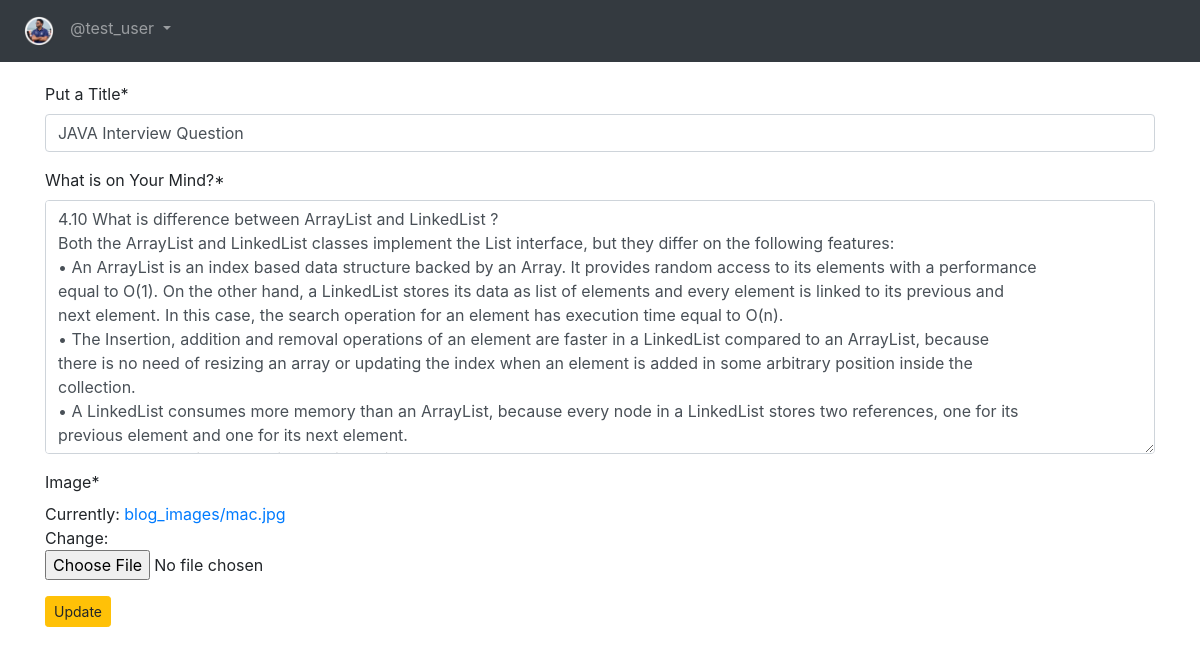
The app's page /blog/edit/5/ (signed in), older data.
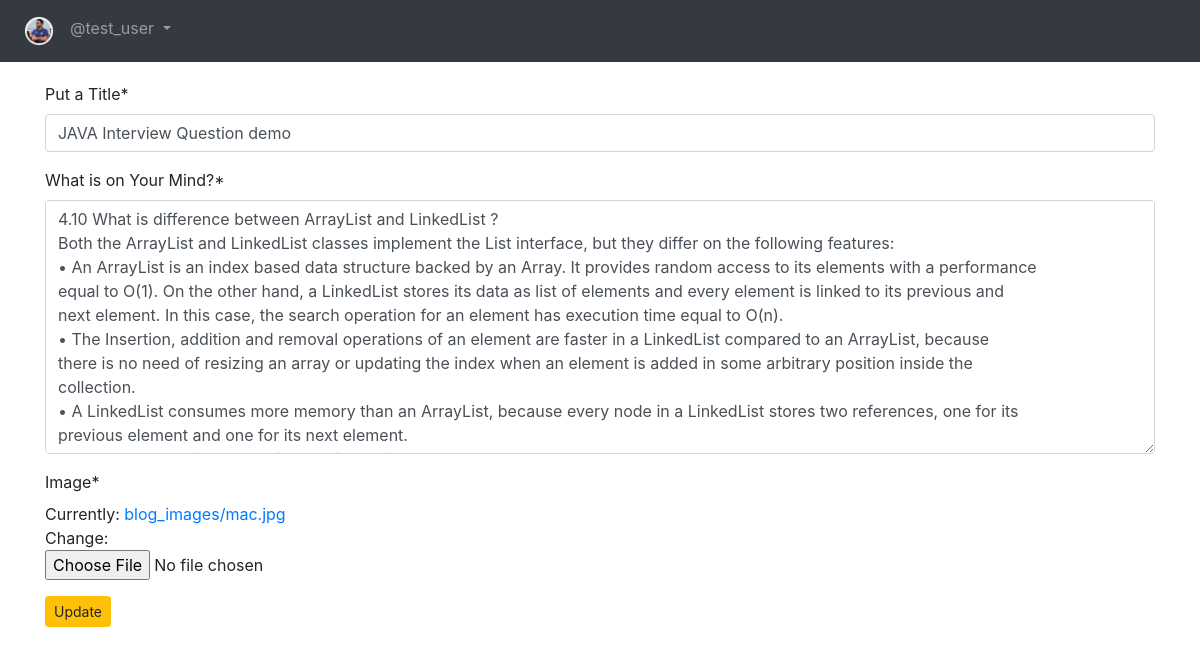
The same page, newer data.
### App_Blog/models.py (models this page shows, shortened)
class Blog(models.Model):
    author = models.ForeignKey(User, on_delete=models.CASCADE, related_name='post_author')
    blog_title = models.CharField(max_length=264, verbose_name="Put a Title")   # verbose = Label
    slug = models.SlugField(max_length=264, unique=True)
    blog_content = models.TextField(verbose_name="What is on Your Mind?")
    blog_image = models.ImageField(upload_to='blog_images', verbose_name="Image")
    publish_date = models.DateTimeField(auto_now_add=True)
    update_date = models.DateTimeField(auto_now=True)
    class Meta:
        ordering = ['-publish_date',]

### App_Blog/views.py (the view, shortened to what this page needs)
# urls.py: path('edit/<pk>/', views.UpdateBlog.as_view(), name='edit_blog'),
class UpdateBlog(LoginRequiredMixin, UpdateView):
    model = Blog
    fields = ('blog_title', 'blog_content', 'blog_image')
    template_name = 'App_Blog/edit_blog.html'

### templates/App_Blog/edit_blog.html (shortened to what this page needs)
{% extends 'base.html' %}
{% load crispy_forms_tags %}
{% block body_block %}
{% if blog.author == user %}
<form method="POST" enctype="multipart/form-data">
  {{form|crispy}}
  <button type="submit" name="button" class="btn btn-warning btn-sm">Update</button>
  {% else %}
  <p>Your are not allowed to view this page. 404</p>
</form>
{% endif %}
{% endblock %}

Row changes from the older to the newer data that the page shows:
changed Blog: blog_title "JAVA Interview Question" → "JAVA Interview Question demo"
